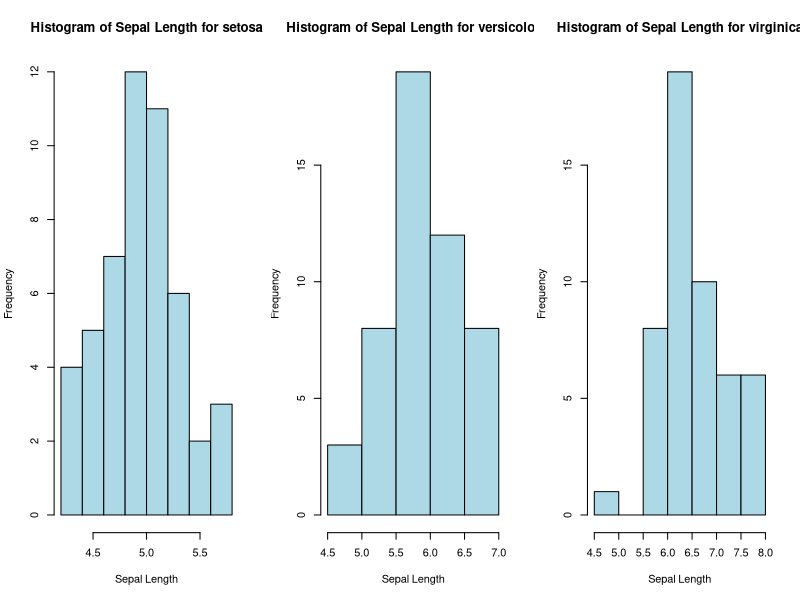
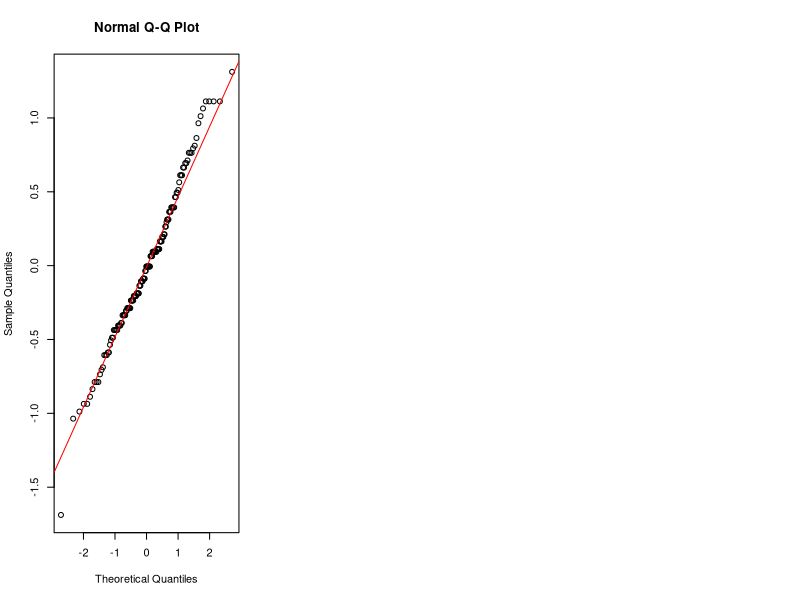

Reproduce these figures in R, in order.
# This will serve as both your homework this week as well as a lab. 
################################################################################
# 1)Fisher's 1936 iris dataset is very famous. It is used a lot in Machine Learning
# It even has a wiki page take a look at it. This data set is also built into R.
# This dataset consists of 3 types of iris species: "setsosa", "versicolor", and
# "virginica".  The species type will be our factor, so there are 3 levels. 

# Load the dataset
data(iris)

#a) In the console below look at the dataset by typing: head(iris). This is helpful for 
# understanding what the data looks like.
head(iris)

#b)We will first be considering the sepal length of each species. 
# Generate 3 arrays of sepal length observations (one for each species).
# Does this data look normally distributed within each factor level? Include any plots you make.
set <- split(iris$Sepal.Length, iris$Species)  #this splits the Sepal.Length variable into 3 arrays based on the levels of Species.
# Now we can look at the distribution of each array. We can do this with histograms
par(mfrow=c(1,3))  #this sets up the plotting area to have 1 row and 3 columns, so we can see all 3 histograms at once
for(i in 1:3){
  hist(set[[i]], main = paste("Histogram of Sepal Length for", names(set)[i]), xlab = "Sepal Length", col = "lightblue")
}
#c) Compute each levels mean sepal length.  I did this below for you.
group_means <- tapply(iris$Sepal.Length, iris$Species, mean)  #computes the mean of Sepal.Length for each species.

#d) Compute the standard deviation of each levels sepal length.  Is it reasonable to assume these are the same?
sd_values <- tapply(iris$Sepal.Length, iris$Species, sd)  #computes the standard deviation of Sepal.Length for each species.
print(sd_values)
# Note:You will find that the sd's vary a bit! So maybe there is reason to assume that ANOVA should not be conducted on 
# this data set.  We will bear this in mind and press on! 
 
#e) This part and part f) is how the book suggests testing normality of the data. This will be helpful for later problems
 #Compute residuals: observation minus its group mean
 residuals <- iris$Sepal.Length - group_means[iris$Species]  #the group_means[iris$Species] ensures the correct group mean with each observation.
#f) Create a normal probability plot (Q-Q plot) of the residuals
 qqnorm(residuals)
 qqline(residuals, col = "red")
 #Comment on whether or not a normality assumption is reasonable from the plot.
# The points in the Q-Q plot appear to follow a straight line, which suggests that the residuals are approximately normally distributed. However, there may be some slight deviations from normality, especially in the tails of the distribution. Overall, it seems reasonable to assume normality for this dataset, but it is always good to keep in mind that ANOVA is somewhat robust to violations of normality, especially with larger sample sizes. 


 #The ANOVA Test is done with the following code:
 # result<- aov(response ~ factor, data = mydata)
 # response= numeric observation name. ex) Sepal.Length, Petal.Width, etc.
 #This is what you’re testing to see if it differs across levels.
 #factor – This is your categorical factor name (a factor in R).
 #data – The data frame that contains your variables.
 
 #g) Conduct a One-way ANOVA to determine if Sepal.Length differs by Species.
  anova_result <- aov(Sepal.Length ~ Species, data = iris)
  print(summary(anova_result))
 
 #h) What does the data suggest that at an alpha=0.05 significance?
 # The ANOVA test results show that the p-value is less than 0.05, which indicates that there is a statistically significant difference in sepal length among the three species of iris. This means that at least one of the species has a different mean sepal length compared to the others. To determine which specific groups differ from each other, we would need to conduct a post-hoc test, such as Tukey's HSD test.
 
 #2) Now investigate the Plant Growth dataset (also in R). These are the results from an experiment
 #to compare yields (as measured by dried weight of plants) obtained under a control and two different treatment conditions.
 #The levels of group (factor name) are ‘ctrl’, ‘trt1’, and ‘trt2’.
 
 # Load the dataset
 data("PlantGrowth")
 
 # Repeat steps a)-h) with this new data set comparing whether the 'weight' is effected by the different treatments.
 
 #3) Another famous dataset is Student's Sleep data.  Essentially they drugged 10 people with 
 # two different drugs and compared the hours of sleep to their standard amount.
 
 #a) If we do One-Factor ANOVA on this, we will violate an assumption that we need.  What is it?
 
 #b) Ignore that assumption and run the ANOVA test. Done below: 
 #anova_sleep <- aov(extra ~ group, data = sleep)
 #print(summary(anova_sleep))
 
 #c) If this was a valid ANOVA test, what does the data suggest that at an alpha=0.05 significance?
 
 
 #4) EXTRA CREDIT:  Find an interesting dataset with different factors and conduct your own ANOVA Test!
